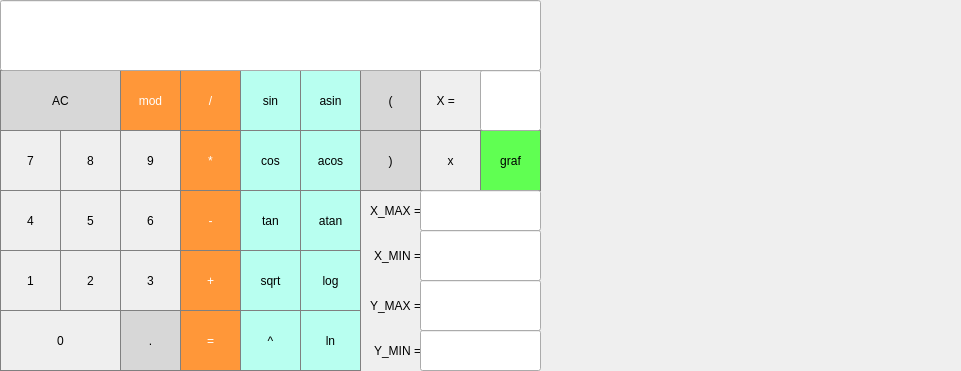
<?xml version="1.0" encoding="UTF-8"?>
<ui version="4.0">
 <class>MainWindow</class>
 <widget class="QMainWindow" name="MainWindow">
  <property name="geometry">
   <rect>
    <x>0</x>
    <y>0</y>
    <width>961</width>
    <height>371</height>
   </rect>
  </property>
  <property name="windowTitle">
   <string>MainWindow</string>
  </property>
  <widget class="QWidget" name="centralwidget">
   <widget class="QPushButton" name="pushButton_AC">
    <property name="geometry">
     <rect>
      <x>0</x>
      <y>70</y>
      <width>121</width>
      <height>61</height>
     </rect>
    </property>
    <property name="styleSheet">
     <string notr="true">QPushButton {
  background-color: rgb(215, 215, 215);
  border: 1px solid gray;
}

QPushButton:pressed {
    background-color: qlineargradient(x1: 0, y1: 0, x2: 0, y2: 1,
                                      stop: 0 #BEBEBE, stop: 1 #D7D7D7);
}</string>
    </property>
    <property name="text">
     <string>AC</string>
    </property>
   </widget>
   <widget class="QPushButton" name="pushButton_9">
    <property name="geometry">
     <rect>
      <x>120</x>
      <y>130</y>
      <width>61</width>
      <height>61</height>
     </rect>
    </property>
    <property name="styleSheet">
     <string notr="true">QPushButton {
   border: 1px solid gray;
}
QPushButton:pressed {
    background-color: qlineargradient(x1: 0, y1: 0, x2: 0, y2: 1,
                                      stop: 0 #dadbde, stop: 1 #f6f7fa);
}</string>
    </property>
    <property name="text">
     <string>9</string>
    </property>
   </widget>
   <widget class="QPushButton" name="pushButton_7">
    <property name="geometry">
     <rect>
      <x>0</x>
      <y>130</y>
      <width>61</width>
      <height>61</height>
     </rect>
    </property>
    <property name="styleSheet">
     <string notr="true">QPushButton {
   border: 1px solid gray;
}
QPushButton:pressed {
    background-color: qlineargradient(x1: 0, y1: 0, x2: 0, y2: 1,
                                      stop: 0 #dadbde, stop: 1 #f6f7fa);
}</string>
    </property>
    <property name="text">
     <string>7</string>
    </property>
   </widget>
   <widget class="QPushButton" name="pushButton_8">
    <property name="geometry">
     <rect>
      <x>60</x>
      <y>130</y>
      <width>61</width>
      <height>61</height>
     </rect>
    </property>
    <property name="styleSheet">
     <string notr="true">QPushButton {
   border: 1px solid gray;
}
QPushButton:pressed {
    background-color: qlineargradient(x1: 0, y1: 0, x2: 0, y2: 1,
                                      stop: 0 #dadbde, stop: 1 #f6f7fa);
}</string>
    </property>
    <property name="text">
     <string>8</string>
    </property>
   </widget>
   <widget class="QPushButton" name="pushButton_6">
    <property name="geometry">
     <rect>
      <x>120</x>
      <y>190</y>
      <width>61</width>
      <height>61</height>
     </rect>
    </property>
    <property name="styleSheet">
     <string notr="true">QPushButton {
   border: 1px solid gray;
}
QPushButton:pressed {
    background-color: qlineargradient(x1: 0, y1: 0, x2: 0, y2: 1,
                                      stop: 0 #dadbde, stop: 1 #f6f7fa);
}</string>
    </property>
    <property name="text">
     <string>6</string>
    </property>
   </widget>
   <widget class="QPushButton" name="pushButton_4">
    <property name="geometry">
     <rect>
      <x>0</x>
      <y>190</y>
      <width>61</width>
      <height>61</height>
     </rect>
    </property>
    <property name="styleSheet">
     <string notr="true">QPushButton {
   border: 1px solid gray;
}
QPushButton:pressed {
    background-color: qlineargradient(x1: 0, y1: 0, x2: 0, y2: 1,
                                      stop: 0 #dadbde, stop: 1 #f6f7fa);
}</string>
    </property>
    <property name="text">
     <string>4</string>
    </property>
   </widget>
   <widget class="QPushButton" name="pushButton_5">
    <property name="geometry">
     <rect>
      <x>60</x>
      <y>190</y>
      <width>61</width>
      <height>61</height>
     </rect>
    </property>
    <property name="styleSheet">
     <string notr="true">QPushButton {
   border: 1px solid gray;
}
QPushButton:pressed {
    background-color: qlineargradient(x1: 0, y1: 0, x2: 0, y2: 1,
                                      stop: 0 #dadbde, stop: 1 #f6f7fa);
}</string>
    </property>
    <property name="text">
     <string>5</string>
    </property>
   </widget>
   <widget class="QPushButton" name="pushButton_3">
    <property name="geometry">
     <rect>
      <x>120</x>
      <y>250</y>
      <width>61</width>
      <height>61</height>
     </rect>
    </property>
    <property name="styleSheet">
     <string notr="true">QPushButton {
   border: 1px solid gray;
}
QPushButton:pressed {
    background-color: qlineargradient(x1: 0, y1: 0, x2: 0, y2: 1,
                                      stop: 0 #dadbde, stop: 1 #f6f7fa);
}</string>
    </property>
    <property name="text">
     <string>3</string>
    </property>
   </widget>
   <widget class="QPushButton" name="pushButton_1">
    <property name="geometry">
     <rect>
      <x>0</x>
      <y>250</y>
      <width>61</width>
      <height>61</height>
     </rect>
    </property>
    <property name="styleSheet">
     <string notr="true">QPushButton {
   border: 1px solid gray;
}
QPushButton:pressed {
    background-color: qlineargradient(x1: 0, y1: 0, x2: 0, y2: 1,
                                      stop: 0 #dadbde, stop: 1 #f6f7fa);
}</string>
    </property>
    <property name="text">
     <string>1</string>
    </property>
   </widget>
   <widget class="QPushButton" name="pushButton_2">
    <property name="geometry">
     <rect>
      <x>60</x>
      <y>250</y>
      <width>61</width>
      <height>61</height>
     </rect>
    </property>
    <property name="styleSheet">
     <string notr="true">QPushButton {
   border: 1px solid gray;
}
QPushButton:pressed {
    background-color: qlineargradient(x1: 0, y1: 0, x2: 0, y2: 1,
                                      stop: 0 #dadbde, stop: 1 #f6f7fa);
}</string>
    </property>
    <property name="text">
     <string>2</string>
    </property>
   </widget>
   <widget class="QPushButton" name="pushButton_0">
    <property name="geometry">
     <rect>
      <x>0</x>
      <y>310</y>
      <width>121</width>
      <height>61</height>
     </rect>
    </property>
    <property name="styleSheet">
     <string notr="true">QPushButton {
   border: 1px solid gray;
}
QPushButton:pressed {
    background-color: qlineargradient(x1: 0, y1: 0, x2: 0, y2: 1,
                                      stop: 0 #dadbde, stop: 1 #f6f7fa);
}</string>
    </property>
    <property name="text">
     <string>0</string>
    </property>
   </widget>
   <widget class="QPushButton" name="pushButton_x">
    <property name="geometry">
     <rect>
      <x>420</x>
      <y>130</y>
      <width>61</width>
      <height>61</height>
     </rect>
    </property>
    <property name="styleSheet">
     <string notr="true">QPushButton {
   border: 1px solid gray;
}
QPushButton:pressed {
    background-color: qlineargradient(x1: 0, y1: 0, x2: 0, y2: 1,
                                      stop: 0 #dadbde, stop: 1 #f6f7fa);
}</string>
    </property>
    <property name="text">
     <string>x</string>
    </property>
   </widget>
   <widget class="QPushButton" name="pushButton_cos">
    <property name="geometry">
     <rect>
      <x>240</x>
      <y>130</y>
      <width>61</width>
      <height>61</height>
     </rect>
    </property>
    <property name="styleSheet">
     <string notr="true">QPushButton {
  background-color: rgb(184, 255, 240);
  color: black; 
  border: 1px solid gray;
}

QPushButton:pressed {
    background-color: qlineargradient(x1: 0, y1: 0, x2: 0, y2: 1,
                                      stop: 0 #FF7832, stop: 1 #FF9739);
}</string>
    </property>
    <property name="text">
     <string>cos</string>
    </property>
   </widget>
   <widget class="QPushButton" name="pushButton_tan">
    <property name="geometry">
     <rect>
      <x>240</x>
      <y>190</y>
      <width>61</width>
      <height>61</height>
     </rect>
    </property>
    <property name="styleSheet">
     <string notr="true">QPushButton {
  background-color: rgb(184, 255, 240);
  color: black; 
  border: 1px solid gray;
}

QPushButton:pressed {
    background-color: qlineargradient(x1: 0, y1: 0, x2: 0, y2: 1,
                                      stop: 0 #FF7832, stop: 1 #FF9739);
}</string>
    </property>
    <property name="text">
     <string>tan</string>
    </property>
   </widget>
   <widget class="QPushButton" name="pushButton_pow">
    <property name="geometry">
     <rect>
      <x>240</x>
      <y>310</y>
      <width>61</width>
      <height>61</height>
     </rect>
    </property>
    <property name="styleSheet">
     <string notr="true">QPushButton {
  background-color: rgb(184, 255, 240);
  color: black; 
  border: 1px solid gray;
}

QPushButton:pressed {
    background-color: qlineargradient(x1: 0, y1: 0, x2: 0, y2: 1,
                                      stop: 0 #FF7832, stop: 1 #FF9739);
}</string>
    </property>
    <property name="text">
     <string>^</string>
    </property>
   </widget>
   <widget class="QPushButton" name="pushButton_sin">
    <property name="geometry">
     <rect>
      <x>240</x>
      <y>70</y>
      <width>61</width>
      <height>61</height>
     </rect>
    </property>
    <property name="styleSheet">
     <string notr="true">QPushButton {
  background-color: rgb(184, 255, 240);
  color: black; 
  border: 1px solid gray;
}

QPushButton:pressed {
    background-color: qlineargradient(x1: 0, y1: 0, x2: 0, y2: 1,
                                      stop: 0 #FF7832, stop: 1 #FF9739);
}</string>
    </property>
    <property name="text">
     <string>sin</string>
    </property>
   </widget>
   <widget class="QPushButton" name="pushButton_acos">
    <property name="geometry">
     <rect>
      <x>300</x>
      <y>130</y>
      <width>61</width>
      <height>61</height>
     </rect>
    </property>
    <property name="styleSheet">
     <string notr="true">QPushButton {
  background-color: rgb(184, 255, 240);
  color: black; 
  border: 1px solid gray;
}

QPushButton:pressed {
    background-color: qlineargradient(x1: 0, y1: 0, x2: 0, y2: 1,
                                      stop: 0 #FF7832, stop: 1 #FF9739);
}</string>
    </property>
    <property name="text">
     <string>acos</string>
    </property>
   </widget>
   <widget class="QPushButton" name="pushButton_ln">
    <property name="geometry">
     <rect>
      <x>300</x>
      <y>310</y>
      <width>61</width>
      <height>61</height>
     </rect>
    </property>
    <property name="styleSheet">
     <string notr="true">QPushButton {
  background-color: rgb(184, 255, 240);
  color: black; 
  border: 1px solid gray;
}

QPushButton:pressed {
    background-color: qlineargradient(x1: 0, y1: 0, x2: 0, y2: 1,
                                      stop: 0 #FF7832, stop: 1 #FF9739);
}</string>
    </property>
    <property name="text">
     <string>ln</string>
    </property>
   </widget>
   <widget class="QPushButton" name="pushButton_asin">
    <property name="geometry">
     <rect>
      <x>300</x>
      <y>70</y>
      <width>61</width>
      <height>61</height>
     </rect>
    </property>
    <property name="styleSheet">
     <string notr="true">QPushButton {
  background-color: rgb(184, 255, 240);
  color: black; 
  border: 1px solid gray;
}

QPushButton:pressed {
    background-color: qlineargradient(x1: 0, y1: 0, x2: 0, y2: 1,
                                      stop: 0 #FF7832, stop: 1 #FF9739);
}</string>
    </property>
    <property name="text">
     <string>asin</string>
    </property>
   </widget>
   <widget class="QPushButton" name="pushButton_equals">
    <property name="geometry">
     <rect>
      <x>180</x>
      <y>310</y>
      <width>61</width>
      <height>61</height>
     </rect>
    </property>
    <property name="styleSheet">
     <string notr="true">QPushButton {
  background-color: rgb(255, 151, 57);
  color: white; 
  border: 1px solid gray;
}

QPushButton:pressed {
    background-color: qlineargradient(x1: 0, y1: 0, x2: 0, y2: 1,
                                      stop: 0 #FF7832, stop: 1 #FF9739);
}</string>
    </property>
    <property name="text">
     <string>=</string>
    </property>
   </widget>
   <widget class="QPushButton" name="pushButton_graf">
    <property name="geometry">
     <rect>
      <x>480</x>
      <y>130</y>
      <width>61</width>
      <height>61</height>
     </rect>
    </property>
    <property name="styleSheet">
     <string notr="true">QPushButton {
  background-color: rgb(96, 255, 82);
  color: black; 
  border: 1px solid gray;
}

QPushButton:pressed {
    background-color: qlineargradient(x1: 0, y1: 0, x2: 0, y2: 1,
                                      stop: 0 #FF7832, stop: 1 #FF9739);
}</string>
    </property>
    <property name="text">
     <string>graf</string>
    </property>
   </widget>
   <widget class="QPushButton" name="pushButton_atan">
    <property name="geometry">
     <rect>
      <x>300</x>
      <y>190</y>
      <width>61</width>
      <height>61</height>
     </rect>
    </property>
    <property name="styleSheet">
     <string notr="true">QPushButton {
  background-color: rgb(184, 255, 240);
  color: black; 
  border: 1px solid gray;
}

QPushButton:pressed {
    background-color: qlineargradient(x1: 0, y1: 0, x2: 0, y2: 1,
                                      stop: 0 #FF7832, stop: 1 #FF9739);
}</string>
    </property>
    <property name="text">
     <string>atan</string>
    </property>
   </widget>
   <widget class="QPushButton" name="pushButton_mod">
    <property name="geometry">
     <rect>
      <x>120</x>
      <y>70</y>
      <width>61</width>
      <height>61</height>
     </rect>
    </property>
    <property name="styleSheet">
     <string notr="true">QPushButton {
  background-color: rgb(255, 151, 57);
  color: white; 
  border: 1px solid gray;
}

QPushButton:pressed {
    background-color: qlineargradient(x1: 0, y1: 0, x2: 0, y2: 1,
                                      stop: 0 #FF7832, stop: 1 #FF9739);
}</string>
    </property>
    <property name="text">
     <string>mod</string>
    </property>
   </widget>
   <widget class="QPushButton" name="pushButton_Rbrack">
    <property name="geometry">
     <rect>
      <x>360</x>
      <y>130</y>
      <width>61</width>
      <height>61</height>
     </rect>
    </property>
    <property name="styleSheet">
     <string notr="true">QPushButton {
  background-color: rgb(215, 215, 215);
  border: 1px solid gray;
}

QPushButton:pressed {
    background-color: qlineargradient(x1: 0, y1: 0, x2: 0, y2: 1,
                                      stop: 0 #BEBEBE, stop: 1 #D7D7D7);
}</string>
    </property>
    <property name="text">
     <string>)</string>
    </property>
   </widget>
   <widget class="QPushButton" name="pushButton_mult">
    <property name="geometry">
     <rect>
      <x>180</x>
      <y>130</y>
      <width>61</width>
      <height>61</height>
     </rect>
    </property>
    <property name="styleSheet">
     <string notr="true">QPushButton {
  background-color: rgb(255, 151, 57);
  color: white; 
  border: 1px solid gray;
}

QPushButton:pressed {
    background-color: qlineargradient(x1: 0, y1: 0, x2: 0, y2: 1,
                                      stop: 0 #FF7832, stop: 1 #FF9739);
}</string>
    </property>
    <property name="text">
     <string>*</string>
    </property>
   </widget>
   <widget class="QPushButton" name="pushButton_Lbrack">
    <property name="geometry">
     <rect>
      <x>360</x>
      <y>70</y>
      <width>61</width>
      <height>61</height>
     </rect>
    </property>
    <property name="styleSheet">
     <string notr="true">QPushButton {
  background-color: rgb(215, 215, 215);
  border: 1px solid gray;
}

QPushButton:pressed {
    background-color: qlineargradient(x1: 0, y1: 0, x2: 0, y2: 1,
                                      stop: 0 #BEBEBE, stop: 1 #D7D7D7);
}</string>
    </property>
    <property name="text">
     <string>(</string>
    </property>
   </widget>
   <widget class="QPushButton" name="pushButton_minus">
    <property name="geometry">
     <rect>
      <x>180</x>
      <y>190</y>
      <width>61</width>
      <height>61</height>
     </rect>
    </property>
    <property name="styleSheet">
     <string notr="true">QPushButton {
  background-color: rgb(255, 151, 57);
  color: white; 
  border: 1px solid gray;
}

QPushButton:pressed {
    background-color: qlineargradient(x1: 0, y1: 0, x2: 0, y2: 1,
                                      stop: 0 #FF7832, stop: 1 #FF9739);
}</string>
    </property>
    <property name="text">
     <string>-</string>
    </property>
   </widget>
   <widget class="QPushButton" name="pushButton_plus">
    <property name="geometry">
     <rect>
      <x>180</x>
      <y>250</y>
      <width>61</width>
      <height>61</height>
     </rect>
    </property>
    <property name="styleSheet">
     <string notr="true">QPushButton {
  background-color: rgb(255, 151, 57);
  color: white; 
  border: 1px solid gray;
}

QPushButton:pressed {
    background-color: qlineargradient(x1: 0, y1: 0, x2: 0, y2: 1,
                                      stop: 0 #FF7832, stop: 1 #FF9739);
}</string>
    </property>
    <property name="text">
     <string>+</string>
    </property>
   </widget>
   <widget class="QPushButton" name="pushButton_dot">
    <property name="geometry">
     <rect>
      <x>120</x>
      <y>310</y>
      <width>61</width>
      <height>61</height>
     </rect>
    </property>
    <property name="styleSheet">
     <string notr="true">QPushButton {
  background-color: rgb(215, 215, 215);
  border: 1px solid gray;
}

QPushButton:pressed {
    background-color: qlineargradient(x1: 0, y1: 0, x2: 0, y2: 1,
                                      stop: 0 #BEBEBE, stop: 1 #D7D7D7);
}</string>
    </property>
    <property name="text">
     <string>.</string>
    </property>
   </widget>
   <widget class="QPushButton" name="pushButton_log">
    <property name="geometry">
     <rect>
      <x>300</x>
      <y>250</y>
      <width>61</width>
      <height>61</height>
     </rect>
    </property>
    <property name="styleSheet">
     <string notr="true">QPushButton {
  background-color: rgb(184, 255, 240);
  color: black; 
  border: 1px solid gray;
}

QPushButton:pressed {
    background-color: qlineargradient(x1: 0, y1: 0, x2: 0, y2: 1,
                                      stop: 0 #FF7832, stop: 1 #FF9739);
}</string>
    </property>
    <property name="text">
     <string>log</string>
    </property>
   </widget>
   <widget class="QPushButton" name="pushButton_div">
    <property name="geometry">
     <rect>
      <x>180</x>
      <y>70</y>
      <width>61</width>
      <height>61</height>
     </rect>
    </property>
    <property name="styleSheet">
     <string notr="true">QPushButton {
  background-color: rgb(255, 151, 57);
  color: white; 
  border: 1px solid gray;
}

QPushButton:pressed {
    background-color: qlineargradient(x1: 0, y1: 0, x2: 0, y2: 1,
                                      stop: 0 #FF7832, stop: 1 #FF9739);
}</string>
    </property>
    <property name="text">
     <string>/</string>
    </property>
   </widget>
   <widget class="QPushButton" name="pushButton_sqrt">
    <property name="geometry">
     <rect>
      <x>240</x>
      <y>250</y>
      <width>61</width>
      <height>61</height>
     </rect>
    </property>
    <property name="styleSheet">
     <string notr="true">QPushButton {
  background-color: rgb(184, 255, 240);
  color: black; 
  border: 1px solid gray;
}

QPushButton:pressed {
    background-color: qlineargradient(x1: 0, y1: 0, x2: 0, y2: 1,
                                      stop: 0 #FF7832, stop: 1 #FF9739);
}</string>
    </property>
    <property name="text">
     <string>sqrt</string>
    </property>
   </widget>
   <widget class="QLabel" name="label_Y2">
    <property name="geometry">
     <rect>
      <x>420</x>
      <y>70</y>
      <width>61</width>
      <height>61</height>
     </rect>
    </property>
    <property name="styleSheet">
     <string notr="true">QLabel {
  qproperty-alignment: 'AlignVCenter | AlignRight';
  border: 1px solid gray;
}

background-color : white;
</string>
    </property>
    <property name="text">
     <string>     X =</string>
    </property>
   </widget>
   <widget class="QLineEdit" name="lineEdit_x">
    <property name="geometry">
     <rect>
      <x>480</x>
      <y>70</y>
      <width>61</width>
      <height>61</height>
     </rect>
    </property>
    <property name="font">
     <font>
      <pointsize>20</pointsize>
      <bold>false</bold>
     </font>
    </property>
    <property name="text">
     <string/>
    </property>
    <property name="alignment">
     <set>Qt::AlignCenter</set>
    </property>
   </widget>
   <widget class="QCustomPlot" name="widget" native="true">
    <property name="geometry">
     <rect>
      <x>540</x>
      <y>0</y>
      <width>421</width>
      <height>371</height>
     </rect>
    </property>
    <property name="minimumSize">
     <size>
      <width>421</width>
      <height>0</height>
     </size>
    </property>
    <property name="styleSheet">
     <string notr="true">QPushButton {
  background-color: rgb(255, 151, 57);
  color: white; 
  border: 1px solid gray;
}

QPushButton:pressed {
    background-color: qlineargradient(x1: 0, y1: 0, x2: 0, y2: 1,
                                      stop: 0 #FF7832, stop: 1 #FF9739);
}</string>
    </property>
   </widget>
   <widget class="QLabel" name="label_X_1">
    <property name="geometry">
     <rect>
      <x>360</x>
      <y>190</y>
      <width>61</width>
      <height>41</height>
     </rect>
    </property>
    <property name="styleSheet">
     <string notr="true">QLabel {
  qproperty-alignment: 'AlignVCenter | AlignRight';
  border: 1px solid gray;
  background-color: rgb(96, 255, 82);
}

background-color : white;
</string>
    </property>
    <property name="text">
     <string>    X_MAX =</string>
    </property>
    <property name="alignment">
     <set>Qt::AlignRight|Qt::AlignTrailing|Qt::AlignVCenter</set>
    </property>
   </widget>
   <widget class="QLabel" name="label_X2">
    <property name="geometry">
     <rect>
      <x>360</x>
      <y>230</y>
      <width>61</width>
      <height>51</height>
     </rect>
    </property>
    <property name="styleSheet">
     <string notr="true">QLabel {
  qproperty-alignment: 'AlignVCenter | AlignRight';
  border: 1px solid gray;
  background-color: rgb(96, 255, 82);
}

background-color : white;
</string>
    </property>
    <property name="text">
     <string>    X_MIN =</string>
    </property>
    <property name="alignment">
     <set>Qt::AlignRight|Qt::AlignTrailing|Qt::AlignVCenter</set>
    </property>
   </widget>
   <widget class="QLabel" name="label_Y1">
    <property name="geometry">
     <rect>
      <x>360</x>
      <y>280</y>
      <width>61</width>
      <height>51</height>
     </rect>
    </property>
    <property name="styleSheet">
     <string notr="true">QLabel {
  qproperty-alignment: 'AlignVCenter | AlignRight';
  border: 1px solid gray;
  background-color: rgb(96, 255, 82);
}

background-color : white;
</string>
    </property>
    <property name="text">
     <string>    Y_MAX =</string>
    </property>
    <property name="alignment">
     <set>Qt::AlignRight|Qt::AlignTrailing|Qt::AlignVCenter</set>
    </property>
   </widget>
   <widget class="QLabel" name="label_5">
    <property name="geometry">
     <rect>
      <x>360</x>
      <y>330</y>
      <width>61</width>
      <height>41</height>
     </rect>
    </property>
    <property name="styleSheet">
     <string notr="true">QLabel {
  qproperty-alignment: 'AlignVCenter | AlignRight';
  border: 1px solid gray;
  background-color: rgb(96, 255, 82);
}

background-color : white;
</string>
    </property>
    <property name="text">
     <string>    Y_MIN =</string>
    </property>
    <property name="alignment">
     <set>Qt::AlignRight|Qt::AlignTrailing|Qt::AlignVCenter</set>
    </property>
   </widget>
   <widget class="QLineEdit" name="lineEdit_x_max">
    <property name="geometry">
     <rect>
      <x>420</x>
      <y>190</y>
      <width>121</width>
      <height>41</height>
     </rect>
    </property>
    <property name="font">
     <font>
      <pointsize>20</pointsize>
      <bold>false</bold>
     </font>
    </property>
    <property name="text">
     <string/>
    </property>
    <property name="alignment">
     <set>Qt::AlignCenter</set>
    </property>
   </widget>
   <widget class="QLineEdit" name="lineEdit_x_min">
    <property name="geometry">
     <rect>
      <x>420</x>
      <y>230</y>
      <width>121</width>
      <height>51</height>
     </rect>
    </property>
    <property name="font">
     <font>
      <pointsize>20</pointsize>
      <bold>false</bold>
     </font>
    </property>
    <property name="text">
     <string/>
    </property>
    <property name="alignment">
     <set>Qt::AlignCenter</set>
    </property>
   </widget>
   <widget class="QLineEdit" name="lineEdit_y_max">
    <property name="geometry">
     <rect>
      <x>420</x>
      <y>280</y>
      <width>121</width>
      <height>51</height>
     </rect>
    </property>
    <property name="font">
     <font>
      <pointsize>20</pointsize>
      <bold>false</bold>
     </font>
    </property>
    <property name="text">
     <string/>
    </property>
    <property name="alignment">
     <set>Qt::AlignCenter</set>
    </property>
   </widget>
   <widget class="QLineEdit" name="lineEdit_y_min">
    <property name="geometry">
     <rect>
      <x>420</x>
      <y>330</y>
      <width>121</width>
      <height>41</height>
     </rect>
    </property>
    <property name="font">
     <font>
      <pointsize>20</pointsize>
      <bold>false</bold>
     </font>
    </property>
    <property name="text">
     <string/>
    </property>
    <property name="alignment">
     <set>Qt::AlignCenter</set>
    </property>
   </widget>
   <widget class="QLineEdit" name="lineEdit_input_result">
    <property name="geometry">
     <rect>
      <x>0</x>
      <y>0</y>
      <width>541</width>
      <height>71</height>
     </rect>
    </property>
    <property name="font">
     <font>
      <pointsize>15</pointsize>
      <bold>false</bold>
     </font>
    </property>
    <property name="text">
     <string/>
    </property>
    <property name="alignment">
     <set>Qt::AlignRight|Qt::AlignTrailing|Qt::AlignVCenter</set>
    </property>
   </widget>
  </widget>
 </widget>
 <customwidgets>
  <customwidget>
   <class>QCustomPlot</class>
   <extends>QWidget</extends>
   <header>qcustomplot.h</header>
   <container>1</container>
  </customwidget>
 </customwidgets>
 <resources/>
 <connections/>
</ui>
